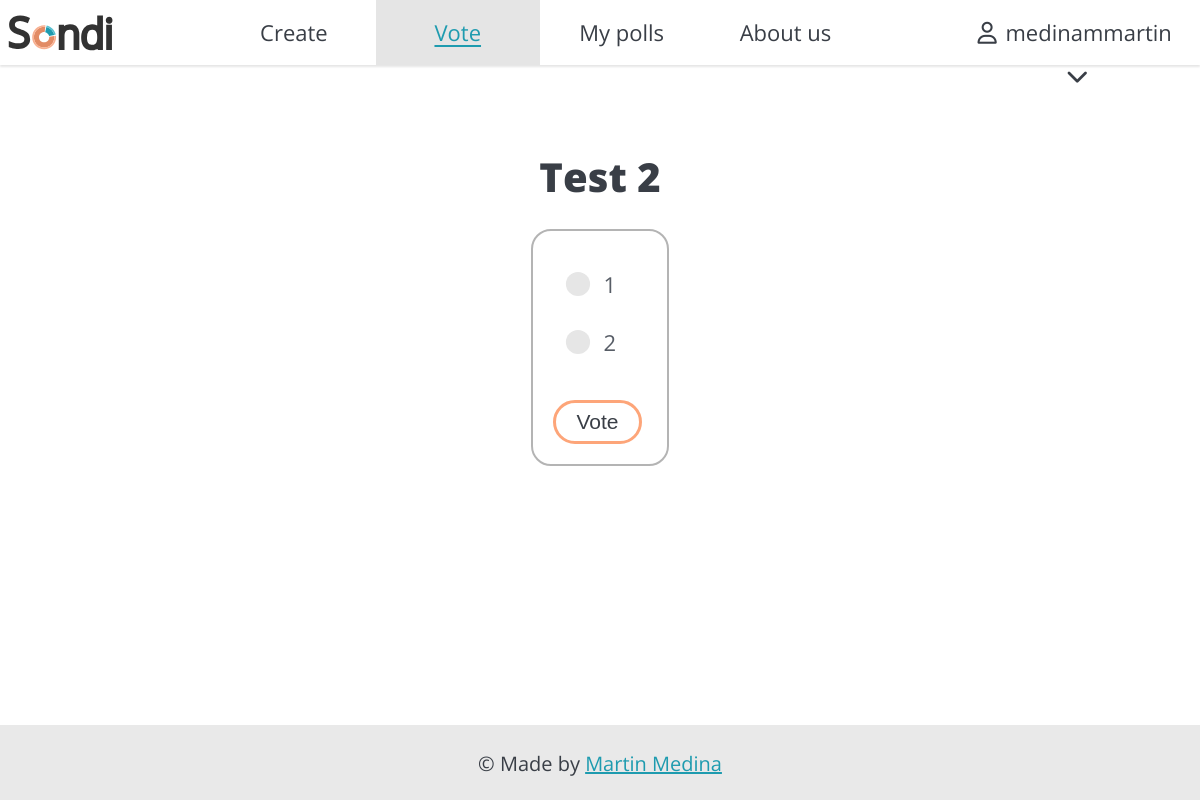
The page /polls/vote/n9zmuu/ (signed in) on the database its author committed.
### authentication/models.py (models this page shows)
class CustomUser(AbstractUser):
    email = models.EmailField('email address', unique=True)

### polls/models.py (models this page shows, shortened)
class Question(models.Model):
    question_text = models.CharField(max_length=200, blank=False)
    pub_date = models.DateTimeField("date published")
    code = models.CharField(max_length=6, blank=False, unique=True)
    VISIBILITY_CHOICES=[
        ('private', 'Private'),
        ('public', 'Public')
    ]
    visibility = models.CharField(blank=False, default='private', max_length=7,
                                  choices=VISIBILITY_CHOICES)

class Choice(models.Model):
    question = models.ForeignKey(Question, on_delete=models.CASCADE)
    choice_text = models.CharField(max_length=200, blank=False)
    votes = models.IntegerField(default=0)

### polls/views.py (the view)
# urls.py: path("vote/<str:question_code>/", views.vote, name="vote"),
@login_required
def vote(request, question_code):
    question = get_object_or_404(Question, code=question_code)
    try:
        selected_choice = question.choice_set.get(pk=request.POST["choice"])
    except (KeyError, Choice.DoesNotExist):
        if request.method == "POST":
            return render(
                request,
                "polls/vote.html",
                {
                    "question": question,
                    "error_message": "Please select a choice",
                },
            )
        else:
            return render(request, "polls/vote.html", {"question": question})
    else:
        selected_choice.votes = F('votes') + 1
        selected_choice.save()
        return HttpResponseRedirect(reverse("polls:results", args=(question.id,)))

### polls/templates/polls/vote.html (shortened to what this page needs)
{% extends "base.html" %}
{% block css %}
{% load static %}
{% static 'polls/style.css' %}
{% endblock %}
{% block voteSelected %}
class="selected"
{% endblock %}
{% block content %}
<main id="vote-main">
        <h1>{{ question.question_text }}</h1>
        <form action="{% url 'polls:vote' question.code %}" method="post">
            {% for choice in question.choice_set.all %}
                <label class="rad-label" for="choice{{ forloop.counter }}">
                    <div class="rad-design"></div>
                    <div class="rad-text">{{ choice.choice_text }}</div>
                </label>
            {% endfor %}
            <button type="submit" class="button" id="vote-button">Vote</button>
        </form>
</main>
{% endblock %}

### templates/base.html (shortened to what this page needs)
<html lang="en">
<head>
    {% load static %}
    <link rel="stylesheet" href="{% static 'base.css' %}">
    <link rel="stylesheet" href="{% block css %}{% endblock %}">
</head>
<body>
    <div id="wrapper">
        <nav>
            <a href="{% url 'home:index' %}"><img src="{% static 'images/sondi-logo.svg' %}" alt="Logo" width="120px"></a>
            <ul>
                <li><a href="{% url 'polls:create' %}" {% block createSelected %}{% endblock %}>Create</a></li>
                <li><a href="{% url 'polls:index' %}" {% block voteSelected %}{% endblock %}>Vote</a></li>
                <li><a href="" {% block mypollsSelected %}{% endblock %}>My polls</a></li>
                <li><a href="{% url 'home:about' %}" {% block aboutUsSelected %}{% endblock %}>About us</a></li>
            </ul>
            {% if user.is_authenticated %}
            <div id="user-section">
                <div id="user-info" onclick="userMenuDisplay()">
                    <i class="fa-regular fa-user" id="user-icon"></i>
                    <span id="username">{{ user.username }}</span>
                    <i class="fa-solid fa-chevron-down" id="user-menu-arrow"></i>
                </div>
            </div>
            {% endif %}
        </nav>
        {% block content %}{% endblock %}
        <footer>
            <p>© Made by <a href="https://medinammartin3.github.io/" target="_blank">Martin Medina</a></p>
        </footer>
    </div>
</body>
</html>

### static/base.css (style rules this page uses)
html, body { height: 100%; }
body { width: 100%; background-color: #fffffffc; font-family: "Open sans", sans-serif; font-size: 22px; color: #393e46; margin: 0; display: flex; flex-direction: column; }
#wrapper { display: flex; flex-direction: column; min-height: 100vh; }
nav { background-color: #fffffffc; width: 100%; display: flex; flex-direction: row; justify-content: center; align-items: center; box-shadow: 0 2px 2px 0 rgba(0, 0, 0, 0.1); position: fixed; top: 0; left: 0; z-index: 1000; }
nav ul { width: 70%; display: flex; flex-direction: row; list-style-type: none; justify-content: center; padding-left: 10px; margin: 0; }
nav > ul li { height: 65px; width: 20%; line-height: 65px; text-align: center; }
nav > ul li:last-child { border: none; }
nav > ul a { display: block; width: 100%; text-decoration: none; color: #393e46; }
.selected { background-color: #e5e5e5 !important; color: #1e9baf; text-decoration-color: #1e9baf !important; text-decoration: underline; text-decoration-thickness: 1.5px; text-underline-offset: 4px; }
#user-section { height: 65px; line-height: 65px; text-align: center; }
#user-info { padding: 0 15px; }
#user-icon { padding-right: 3px; color: #393e46; }
#user-menu-arrow { font-size: 22px; padding-left: 5px; color: #393e46; }
main { text-align: center; flex: 1; margin: 65px 0; }
main h1 { font-size: 45px; margin-top: 25px; margin-bottom: 25px; }
.button { text-decoration: none; color: #393e46; border-radius: 40px; border: solid #fda579 3px; background-color: #fffffffc; padding: 7px 20px }
footer { background-color: #e9e9e9; text-align: center; width: 100%; height: 75px; }
footer p { font-size: 20px; padding-top: 5px; }
footer a { color: #1e9baf; text-decoration-color: #1e9baf; }

### polls/static/polls/style.css (style rules this page uses)
form { margin: 0; }
#vote-main h1 { margin-top: 7%; font-size: 40px; font-weight: 800; text-decoration: none; }
#vote-main form { width: fit-content; border-radius: 20px; margin: auto; border: solid #b4b4b4 2px; padding: 20px; padding-right: 25px; }
.rad-label { display: flex; align-items: center; border-radius: 100px; padding: 10px 14px; margin: 8px 0; cursor: pointer; transition: .3s; }
.rad-design { width: 22px; height: 22px; border-radius: 100px; background: linear-gradient(to right bottom, #00DFFF, #50b0ff); position: relative; }
.rad-design::before { content: ''; display: inline-block; width: inherit; height: inherit; border-radius: inherit; background: hsl(0, 0%, 90%); transform: scale(1.1); transition: .3s; }
.rad-text { color: #575d66; margin-left: 14px; transition: .3s; }
#vote-button { margin-top: 25px; width: 30%; min-width: fit-content; font-size: 21px; }

### rows shown on the page
CustomUser: username "medinammartin"
Question: question_text "Test 2"
Choice: choice_text "1"
Choice: choice_text "2"
